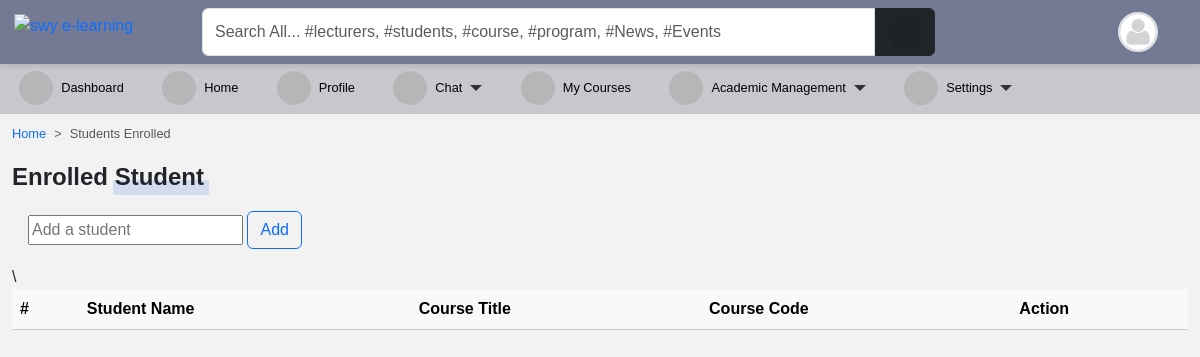
The page /programs/enrolled_student/8/ (signed in) on the database as committed earlier.
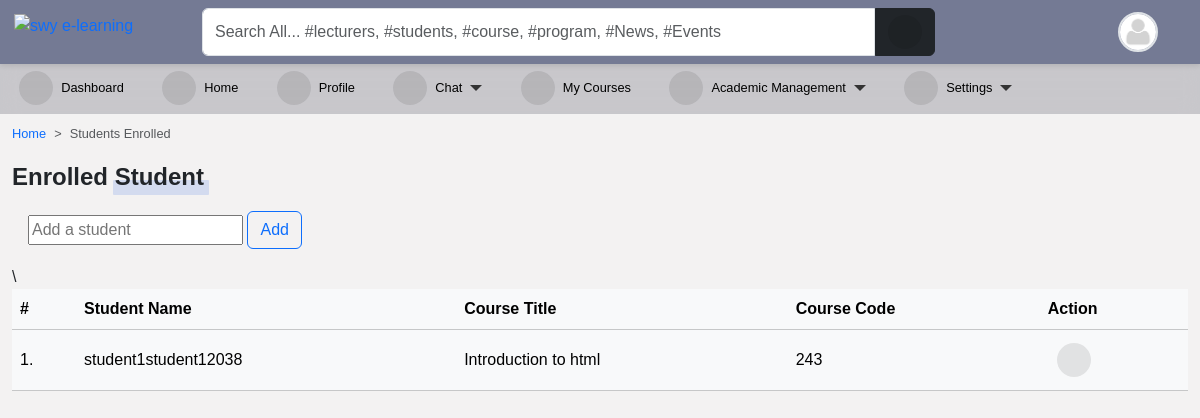
The same page on the database as committed later.
### course/models.py (models this page shows, shortened)
class TakenCourse(models.Model):
    student = models.ForeignKey("accounts.Student", on_delete=models.CASCADE)
    course = models.ForeignKey(
        Course, on_delete=models.CASCADE, related_name="taken_courses"
    )

class Course(models.Model):
    slug = models.SlugField(blank=True, unique=True)
    title = models.CharField(max_length=200, null=True)
    code = models.CharField(max_length=200, unique=True, null=True)
    credit = models.IntegerField(null=True, default=0)
    summary = models.TextField(max_length=200, blank=True, null=True)
    program = models.ForeignKey(Program, on_delete=models.CASCADE)
    level = models.CharField(max_length=25, choices=LEVEL, null=True)
    year = models.IntegerField(choices=YEARS, default=0)
    semester = models.CharField(choices=SEMESTER, max_length=200)
    is_elective = models.BooleanField(default=False, blank=True, null=True)
    objects = CourseManager()

### accounts/models.py (models this page shows, shortened)
class Student(models.Model):
    student = models.OneToOneField(User, on_delete=models.CASCADE)
    level = models.CharField(max_length=25, choices=LEVEL, null=True)
    program = models.ForeignKey(Program, on_delete=models.CASCADE, null=True)
    objects = StudentManager()
    class Meta:
        ordering = ("-student__date_joined",)

class User(AbstractUser):
    is_student = models.BooleanField(default=False)
    is_lecturer = models.BooleanField(default=False)
    gender = models.CharField(max_length=1, choices=GENDERS, blank=True, null=True)
    phone = models.CharField(max_length=60, blank=True, null=True)
    address = models.CharField(max_length=60, blank=True, null=True)
    picture = models.ImageField(
        upload_to="profile_pictures/%y/%m/%d/", default="default.png", null=True
    )
    email = models.EmailField(blank=True, null=True)
    username_validator = ASCIIUsernameValidator()
    objects = CustomUserManager()
    class Meta:
        ordering = ("-date_joined",)
    @property
    def get_user_role(self):
        if self.is_superuser:
            role = "Admin"
        elif self.is_student:
            role = "Student"
        elif self.is_lecturer:
            role = "Lecturer"
        return role

### course/views.py (the view)
# urls.py: path("enrolled_student/<int:course_id>/",lecturer_course_list,name='enrolled_student'),
def lecturer_course_list(request,course_id):
    if request.user.is_lecturer:
        get_lecturer_courses = CourseAllocation.objects.filter(lecturer=request.user)
        students = []
        for course_allocation in get_lecturer_courses:
            course_taken_by_student = TakenCourse.objects.filter(course__in=course_allocation.courses.all())
            course_id=course_allocation.pk
            students.extend(course_taken_by_student)
        return render(request, 'course/student_course_list.html', {'students': students,'lecturers':get_lecturer_courses,'course_id':course_id})

### templates/course/student_course_list.html (shortened to what this page needs)
{% extends 'base.html' %}
{% load static %}
{% block content %}
<nav style="--bs-breadcrumb-divider: '>';" aria-label="breadcrumb">
    <ol class="breadcrumb">
        <li class="breadcrumb-item"><a href="/">Home</a></li>
        <li class="breadcrumb-item active" aria-current="page">Students Enrolled</li>
    </ol>
</nav>
{% if request.user.is_lecturer %}
    <div class="title-1">Enrolled Student</div>
    <div class="table-shadow">
         <div class="p-3">
                <form action="{% url 'add_student' course_id  %}" method="POST">{% csrf_token %}
                        <div class="form-group">
                            <input  type="text" name="username" placeholder="Add a student" >
                            <input class="btn btn-outline-primary" type="submit" value="Add">
                        </div>
                </form>
            </div>
        <table class="table table-light">
            <thead>
                <tr>
                    <th>#</th>
                    <th> Student Name </th>
                    <th> Course Title </th>
                    <th> Course Code </th>\
                     {% if request.user.is_lecturer %}
                    <th>Action</th>
                    {% endif %}
                </tr>
            </thead>
            <tbody>
                {% for student in students %}
                <tr>
                    <td>{{ forloop.counter }}.<td>{{ student.student.student.username }}</td>
                    <td>{{ student.course.title }}</td>
                    <td>{{ student.course.code }}</td>
                     {% if request.user.is_lecturer %}
                        <td>
                            <div class="dropstart">
                                <button class="btn btn-sm" type="button" data-bs-toggle="dropdown"
                                data-bs-boundary="window" aria-haspopup="true" aria-expanded="false">
                                    <i class="fas fa-ellipsis-v m-0"></i>
                                </button>
                            </div>
                        </td>
                    {% endif %}
                </tr>
                {% endfor %}
            </tbody>
        </table>
    </div>
{% endif %}
{% endblock content %}

Rows that differ between the two databases and show on the page:
added TakenCourse: student.student.username "student1student12038", course "Introduction to html", course.code "243"
